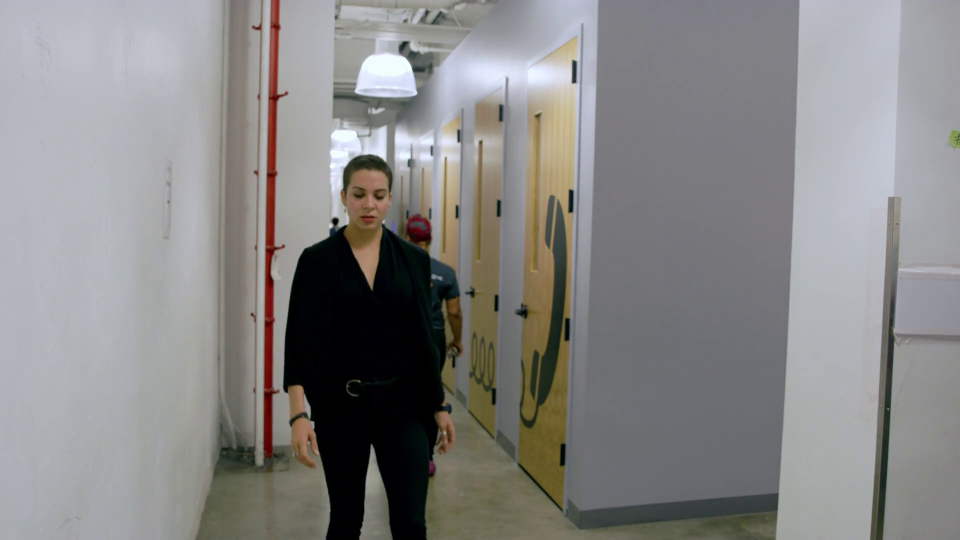
#> input picture Implementation/output/frame_sequences/test/frames/frame_000042_t0000004125.jpg, 1920 x 1080 px (shown at 1/2 size)
$ python -i face_roi_pipeline.py   (imports and definitions only)
#> lines starting #> are read from the running program, lines starting #| are printed output that depends on the picture
#!/usr/bin/env python3
"""Face detection, tracking, and alignment pipeline for extracted Celeb-DF frames.

Outputs:
- annotations/<split>/<video>.json
- faces/<split>/<video>/frame_000001.jpg
- debug/face_detection_samples/ and debug/alignment_samples/
- faces/reports/

The detector is an OpenCV Haar cascade. It is lightweight, ships with the OpenCV wheel,
and works well enough here when combined with temporal smoothing, low-confidence retry,
and eye-based alignment.
"""

from __future__ import annotations

import argparse
import csv
import json
import logging
import math
import shutil
import threading
import time
from dataclasses import asdict, dataclass
from pathlib import Path
from statistics import mean, pstdev
from typing import Any, Optional, Sequence

try:
    import cv2  # type: ignore
except ImportError:
    cv2 = None  # type: ignore[assignment]

try:
    import numpy as np  # type: ignore
except ImportError:
    np = None  # type: ignore[assignment]


WORKSPACE_ROOT = Path(__file__).resolve().parent.parent
DEFAULT_INPUT_ROOT = WORKSPACE_ROOT / "frames"
DEFAULT_OUTPUT_ROOT = WORKSPACE_ROOT
SPLITS = ("train", "val", "test")
FRAME_EXTENSIONS = {".jpg", ".jpeg", ".png", ".bmp", ".webp"}


@dataclass(frozen=True)
class FrameEntry:
    sequence_index: int
    split: str
    video_name: str
    frame_dir: Path
    frame_files: list[Path]
    source_manifest_path: Optional[Path]
    source_path: Optional[str]
    class_name: Optional[str]
    label: Optional[str]
    frame_width: Optional[int]
    frame_height: Optional[int]


@dataclass(frozen=True)
class DetectionCandidate:
    bbox: tuple[float, float, float, float]
    confidence: float
    pass_label: str
    keypoints: dict[str, tuple[float, float]]


@dataclass
class FrameDecision:
    raw_bbox: Optional[tuple[float, float, float, float]]
    final_bbox: tuple[float, float, float, float]
    confidence: float
    status: str
    bbox_source: str
    failure_reason: str
    keypoints: Optional[dict[str, tuple[float, float]]]
    alignment_status: str = "pending"
    rotation_degrees: float = 0.0


@dataclass
class FrameAnnotation:
    frame_name: str
    crop_name: str
    bbox: list[int]
    raw_bbox: Optional[list[int]]
    confidence: float
    status: str
    bbox_source: str
    alignment_status: str
    rotation_degrees: float
    failure_reason: str


@dataclass
class VideoRecord:
    sequence_index: int
    split: str
    class_name: Optional[str]
    label: Optional[str]
    video_name: str
    source_path: Optional[str]
    frame_dir: str
    annotation_path: str
    crop_dir: str
    total_frames: int
    detected_frames: int
    fallback_frames: int
    invalid_frames: int
    aligned_frames: int
    detection_success_rate: float
    usable_roi_rate: float
    alignment_success_rate: float
    mean_confidence: float
    raw_center_jitter_px: float
    stabilized_center_jitter_px: float
    jitter_reduction_pct: float
    raw_area_cv: float
    stabilized_area_cv: float
    mean_abs_rotation_deg: float
    processing_seconds: float
    status: str
    error_message: str
    frame_width: Optional[int]
    frame_height: Optional[int]
    output_size: int


@dataclass(frozen=True)
class Config:
    input_root: Path
    output_root: Path
    faces_root: Path
    annotations_root: Path
    debug_root: Path
    reports_root: Path
    padding: float
    smoothing_alpha: float
    max_temporal_gap: int
    min_bbox_side: int
    min_bbox_area_ratio: float
    accept_confidence: float
    initial_accept_confidence: float
    output_size: int
    workers: int
    overwrite: bool
    continue_on_error: bool
    debug_success_samples: int
    debug_fallback_samples: int
    debug_missed_samples: int
    debug_alignment_samples: int
    debug_alignment_fallback_samples: int


@dataclass
class TrackState:
    smoothed_bbox: Optional[tuple[float, float, float, float]] = None
    last_confidence: float = 0.0
    missed_frames: int = 0


class HaarFaceBackend:
    def __init__(self) -> None:
        cv2_mod, _ = require_dependencies()
        self._cv2 = cv2_mod
        self._face = cv2_mod.CascadeClassifier(cv2_mod.data.haarcascades + "haarcascade_frontalface_default.xml")
        eye_candidates = [
            Path(cv2_mod.data.haarcascades) / "haarcascade_eye_tree_eyeglasses.xml",
            Path(cv2_mod.data.haarcascades) / "haarcascade_eye.xml",
        ]
        eye_path = next((path for path in eye_candidates if path.is_file()), eye_candidates[-1])
        self._eyes = cv2_mod.CascadeClassifier(str(eye_path))
        if self._face.empty() or self._eyes.empty():
            raise RuntimeError("Failed to load OpenCV Haar cascades")

    def close(self) -> None:
        return None

    def detect_best_face(self, frame_bgr: Any, retry_rank: int = 0) -> Optional[DetectionCandidate]:
        gray = self._cv2.cvtColor(frame_bgr, self._cv2.COLOR_BGR2GRAY)
        strict_passes = [("strict", 6), ("retry", 4), ("relaxed", 3)]
        pass_label, min_neighbors = strict_passes[min(retry_rank, len(strict_passes) - 1)]
        candidates: list[DetectionCandidate] = []

        for x, y, w, h, confidence in self._detect_faces(gray, min_neighbors=min_neighbors):
            keypoints = self._detect_eye_keypoints(gray, (x, y, w, h))
            candidates.append(
                DetectionCandidate(
                    bbox=(float(x), float(y), float(x + w), float(y + h)),
                    confidence=confidence,
                    pass_label=pass_label,
                    keypoints=keypoints,
                )
            )

        if not candidates:
            return None
        candidates.sort(key=lambda item: (item.confidence, bbox_area(item.bbox)), reverse=True)
        return candidates[0]

    def _detect_faces(self, gray: Any, min_neighbors: int) -> list[tuple[int, int, int, int, float]]:
        min_side = max(24, min(gray.shape[0], gray.shape[1]) // 10)
        try:
            faces, _reject_levels, weights = self._face.detectMultiScale3(
                gray,
                scaleFactor=1.08,
                minNeighbors=min_neighbors,
                flags=0,
                minSize=(min_side, min_side),
                outputRejectLevels=True,
            )
            faces_list = list(faces)
            weights_list = list(weights) if weights is not None else [0.0] * len(faces_list)
            return [
                (int(x), int(y), int(w), int(h), sigmoid_confidence(float(weight)))
                for (x, y, w, h), weight in zip(faces_list, weights_list)
            ]
        except Exception:
            faces = self._face.detectMultiScale(
                gray,
                scaleFactor=1.08,
                minNeighbors=min_neighbors,
                flags=0,
                minSize=(min_side, min_side),
            )
            return [(int(x), int(y), int(w), int(h), 0.5) for x, y, w, h in faces]

    def _detect_eye_keypoints(self, gray: Any, face_rect: tuple[int, int, int, int]) -> dict[str, tuple[float, float]]:
        x, y, w, h = face_rect
        roi_top = y
        roi_bottom = y + int(h * 0.65)
        roi = gray[roi_top:roi_bottom, x:x + w]
        if roi.size == 0:
            return {}

        eye_min = max(8, min(w, h) // 6)
        eyes = self._eyes.detectMultiScale(roi, scaleFactor=1.05, minNeighbors=3, flags=0, minSize=(eye_min, eye_min))
        if len(eyes) < 2:
            eyes = self._eyes.detectMultiScale(roi, scaleFactor=1.03, minNeighbors=2, flags=0, minSize=(max(6, eye_min // 2), max(6, eye_min // 2)))
        if len(eyes) < 2:
            return {}

        eye_boxes = sorted((int(ex), int(ey), int(ew), int(eh)) for ex, ey, ew, eh in eyes)
        left_eye = eye_boxes[0]
        right_eye = eye_boxes[-1]

        def center(box: tuple[int, int, int, int]) -> tuple[float, float]:
            bx, by, bw, bh = box
            return float(x + bx + bw / 2.0), float(roi_top + by + bh / 2.0)

        return {"left_eye": center(left_eye), "right_eye": center(right_eye)}


class DebugSampler:
    # [30 lines left out: functions __init__, maybe_save_detection, maybe_save_alignment, _reserve, not called in this run]


def require_dependencies():
    missing = []
    if cv2 is None:
        missing.append("opencv-python-headless")
    if np is None:
        missing.append("numpy")
    if missing:
        raise RuntimeError("Missing runtime dependencies: " + ", ".join(missing))
    return cv2, np


# [133 lines left out: functions build_parser, configure_logging, normalize_video_folder, load_manifest, discover_frame_entries, parse_int, not called in this run]


def sigmoid_confidence(weight: float) -> float:
    try:
        return 1.0 / (1.0 + math.exp(-weight))
    except OverflowError:
        return 0.0 if weight < 0 else 1.0


def bbox_area(bbox: tuple[float, float, float, float]) -> float:
    return max(0.0, bbox[2] - bbox[0]) * max(0.0, bbox[3] - bbox[1])


def bbox_center(bbox: tuple[float, float, float, float]) -> tuple[float, float]:
    return ((bbox[0] + bbox[2]) / 2.0, (bbox[1] + bbox[3]) / 2.0)


def bbox_side_lengths(bbox: tuple[float, float, float, float]) -> tuple[float, float]:
    return max(0.0, bbox[2] - bbox[0]), max(0.0, bbox[3] - bbox[1])


# [17 lines left out: functions clamp_bbox, expand_bbox, not called in this run]


def bbox_to_int_list(bbox: tuple[float, float, float, float]) -> list[int]:
    return [int(math.floor(bbox[0])), int(math.floor(bbox[1])), int(math.ceil(bbox[2])), int(math.ceil(bbox[3]))]


def ema_bbox(previous: tuple[float, float, float, float], current: tuple[float, float, float, float], alpha: float) -> tuple[float, float, float, float]:
    return tuple(alpha * cur + (1.0 - alpha) * prev for prev, cur in zip(previous, current))  # type: ignore[return-value]


def min_face_size(width: int, height: int, min_side: int) -> tuple[int, int]:
    side = max(min_side, min(width, height) // 10)
    return side, side


# [77 lines left out: functions center_placeholder_bbox, acceptable_bbox, read_frame_or_placeholder, align_crop, render_detection_sample, render_alignment_sample and 1 more, not called in this run]


def safe_mean(values: Sequence[float]) -> float:
    return mean(values) if values else 0.0


# [295 lines left out: functions coefficient_of_variation, average_shift, write_csv_rows, load_existing_annotation, sequential_face_crops_valid, should_skip_video and 4 more, not called in this run]


def write_annotation_json(path: Path, payload: dict[str, object]) -> None:
    path.parent.mkdir(parents=True, exist_ok=True)
    path.write_text(json.dumps(payload, indent=2), encoding="utf-8")


# [232 lines left out: functions build_failure_record, write_reports, build_summary, build_consistency_report, build_failure_report, safe_pct and 2 more, not called in this run]


def write_annotation_json(path: Path, payload: dict[str, object]) -> None:
    path.parent.mkdir(parents=True, exist_ok=True)
    path.write_text(json.dumps(payload, indent=2), encoding="utf-8")


# [2 lines not run here, left out]

>>> import cv2
>>> picture = cv2.imread('../../Implementation/output/frame_sequences/test/frames/frame_000042_t0000004125.jpg')
#> picture is the input picture: shape (1080, 1920, 3); mean B, G, R 134.1, 134.6, 135.3
>>> result = HaarFaceBackend().detect_best_face(picture)
#> in detect_best_face, `gray = self._cv2.cvtColor(frame_bgr, self._cv2.COLOR_BGR2GRAY)`:
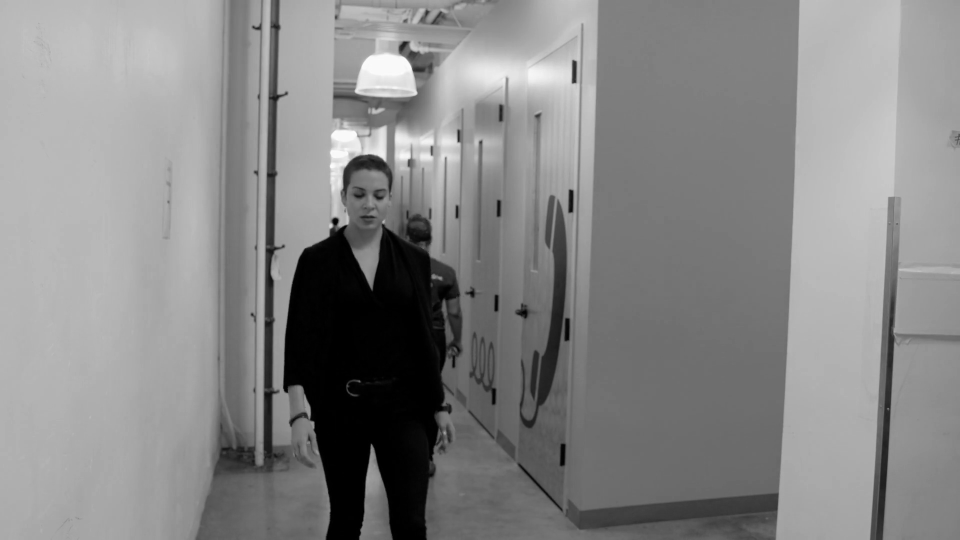
#> gray: shape (1080, 1920) (shown at 1/2 size); min 0, max 253, mean 134.7
#> in _detect_faces, `min_side = max(24, min(gray.shape[0], gray.shape[1]) // 10)`: min_side = 108
#> in _detect_faces, `faces, _reject_levels, weights = self._face.detectMultiScale3( gray, s..`: faces = [[671, 337, 135, 135]]; weights = [9.94]
#> in _detect_faces, `faces_list = list(faces)`: faces_list = [[671, 337, 135, 135]]
#> in _detect_faces, `weights_list = list(weights) if weights is not None else [0.0] * len(f..`: weights_list = [9.94]
#> the loop in detect_best_face, `for x, y, w, h, confidence in self._detect_faces(gray, min_neighbors=m..` made 1 pass
#> (confidence, roi_top in _detect_eye_keypoints, roi_bottom in _detect_eye_keypoints, eye_min in _detect_eye_keypoints) on pass 1: (1, 337, 424, 22)
#> pass 1, in _detect_eye_keypoints, `roi = gray[roi_top:roi_bottom, x:x + w]`:
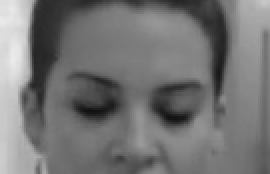
#> roi: shape (87, 135) (shown 2 times larger); min 17, max 236, mean 116.3
#> after the loop in detect_best_face, `for x, y, w, h, confidence in self._detect_faces(gray, min_neighbors=m..`: candidates = 1 item
